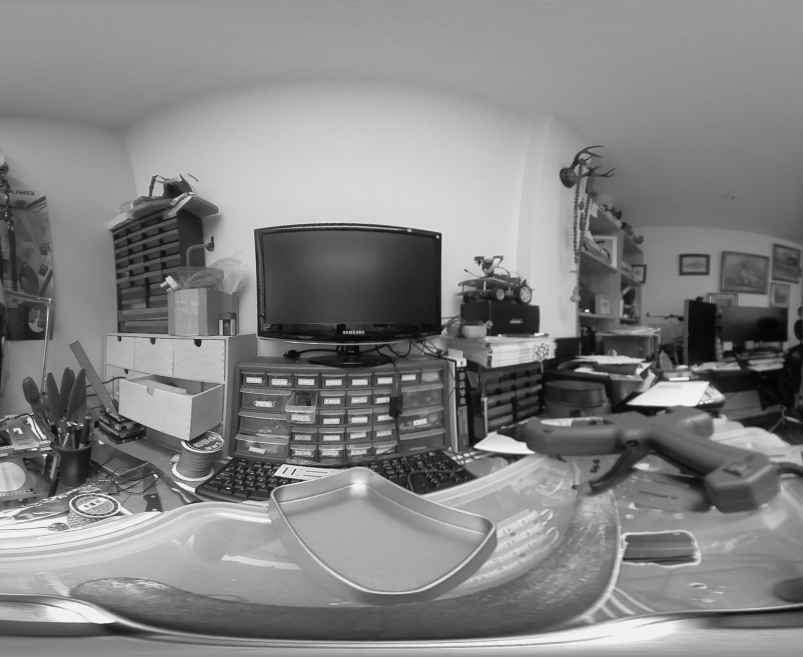
#> input picture pano/fr_180.png, 2408 x 1970 px, given in place of test.jpg, which was not available (shown at 1/3 size)
$ python convert2pano.py
#> lines starting #> are read from the running program, lines starting #| are printed output that depends on the picture; pictures that were not available may be replaced by others from this repository, and a replacement may not be noted
# covert circular image to rectangle
# image info: 1990*1990 center need to be set manuely
# since settled, everything will be fixed for the next time
# after initial, the config file will be generated, in formation of
# crop location
# matrix size
# pairs of x and y

import sys, getopt
import cv2
import numpy as np

_debug=2

"""
input:
1: source image size: it is from source image, which was hard code as 2200 pixels
2: output image size
3: field of view, unit in degree
4: camera facing vertically or horizontally.
"""
def buildMap(sz_src,sz_out,fov,qvert):
    if _debug>=1:
        print("Building map...")

    vfov=fov/180*np.pi

    """ serial version， for better understanding

    ********************* vertical position ************************
    for y in range(0,int(sz_out)):
        phi    = np.pi*(float(y)/float(sz_out-1)-0.5)
        cosPhi = np.cos(phi)
        spz    = np.sin(phi)

        for x in range(0,int(sz_out*2)):

            theta = np.pi*(float(x)/float(sz_out-1)-1)
            spx   =cosPhi*np.sin(theta);
            spy   =cosPhi*np.cos(theta);

            a_theta = np.arctan(spz/(spx+1e-20))
            a_phi   = np.arctan(np.sqrt(spx*spx+spz*spz)/(spy+1e-20))
            r=sz_src*a_phi/vfov

            if spy<0:
                r=sz_src*180/fov-abs(r)

            if spx<0:
                r=-r

            xS = int(0.5*sz_src+r*np.cos(a_theta))
            yS = int(0.5*sz_src+r*np.sin(a_theta))

            map_x.itemset((y,x),xS)
            map_y.itemset((y,x),yS)

    ********************* horizontal posiation *********************

    for y in range(0,int(sz_out)):
        phi    = np.pi*(float(y)/float(sz_out-1))
        sinPhi = np.sin(phi)

        for x in range(0,int(sz_out*2)):

            theta = np.pi*(float(x)/float(sz_out)-1)
            r=sz_src*phi/vfov

            xS = int(0.5*sz_src+r*np.cos(theta))
            yS = int(0.5*sz_src+r*np.sin(theta))

            map_x.itemset((y,x),xS)
            map_y.itemset((y,x),yS)

    """

    map_x = np.zeros((sz_out,sz_out*2),np.float32)
    map_y = np.zeros((sz_out,sz_out*2),np.float32)
    # vectorizion version
    if qvert:
        Phi       = np.pi*(np.arange(float(  sz_out))/float(sz_out-1)-0.5)
        Theta     = np.pi*(np.arange(float(2*sz_out))/float(sz_out-1)-1)
        CosPhi    = np.cos(Phi)

        Spx       = np.dot(CosPhi[:].reshape(sz_out,1),np.sin(Theta).reshape(1,2*sz_out))
        Spy       = np.dot(CosPhi[:].reshape(sz_out,1),np.cos(Theta).reshape(1,2*sz_out))
        Spz       = np.sin(Phi)

        R         = sz_src * np.arctan(np.sqrt(Spx*Spx+(Spz*Spz)[:].reshape(sz_out,1))/(Spy+1e-20))/vfov
        # Fixing arctan range
        halfOutSz = int(sz_out/2)
        aPhiMod   = np.append(np.append(np.ones(halfOutSz),np.zeros(sz_out-1)),np.ones(halfOutSz+1))*sz_src*180/fov
        R         = (R + aPhiMod) * np.append(np.ones(sz_out-1)*-1,np.ones(sz_out+1))   # fixed atan problem

        aTheta    = np.arctan(Spz[:].reshape(sz_out,1)/(Spx+1e-20))
        map_x     = 0.5*sz_src+(R*np.cos(aTheta)).astype('float32')
        map_y     = 0.5*sz_src+(R*np.sin(aTheta)).astype('float32')

    else:
        Phi       = np.pi*(np.arange(float(sz_out))/float(sz_out-1))
        Theta     = np.pi*(np.arange(float(2*sz_out))/float(sz_out-1)-1)
        R         = sz_src*Phi/vfov

        map_x     = 0.5*sz_src+(np.dot(R[:].reshape(sz_out,1),np.cos(Theta).reshape(1,2*sz_out))).astype('float32')
        map_y     = 0.5*sz_src+(np.dot(R[:].reshape(sz_out,1),np.sin(Theta).reshape(1,2*sz_out))).astype('float32')

    return map_x, map_y


def unwarp(img,xmap,ymap):
    rst=cv2.remap(img,xmap,ymap,cv2.INTER_LINEAR)
    return rst


def crop(img,left,top,sz):
    crop_img = img[top:top+sz, left:left+sz]
    return crop_img


def main():
    imgFile = 'test.jpg'

    if _debug>=1:
        print('Front file is: ', imgFile)

    img = cv2.imread(imgFile,cv2.IMREAD_COLOR)
#> img is the input picture: shape (1970, 2408, 3); min 0, max 255, mean 131.3

    sz_src   = 2200   # source image size in pixel after squaring
    sz_out   = 2200   # output pano image hight in pixel
    ml       = 241    # modified pixels from left
    mt       = 0      # modified pixels from top
    fov      = float(220)

    # square the image, better to get full circular image
    rows= img.shape
#> rows = (1970, 2408, 3)
    atop = 150        # modified pixels from top
    abottom = sz_src-atop-rows[0]
#> abottom = 80
    if _debug>=1:
        print("rows:%d" % (rows[0]))
#| rows:1970

    img = crop(img,ml,mt,sz_src)
#> in crop, `crop_img = img[top:top+sz, left:left+sz]`:
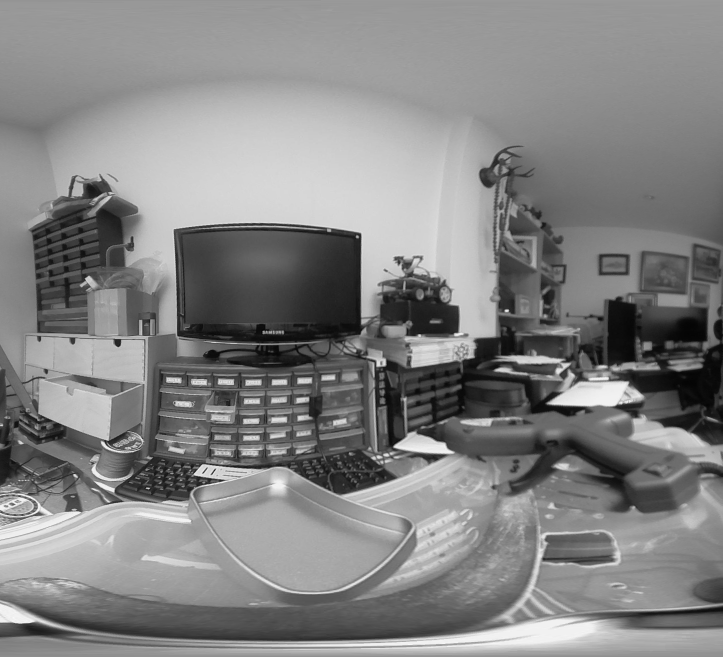
#> crop_img: shape (1970, 2167, 3) (shown at 1/3 size); min 0, max 255, mean 131.7
    M = np.float32([[1,0,0],[0,1,atop]])
    img = cv2.warpAffine(img,M,(2200,2200))
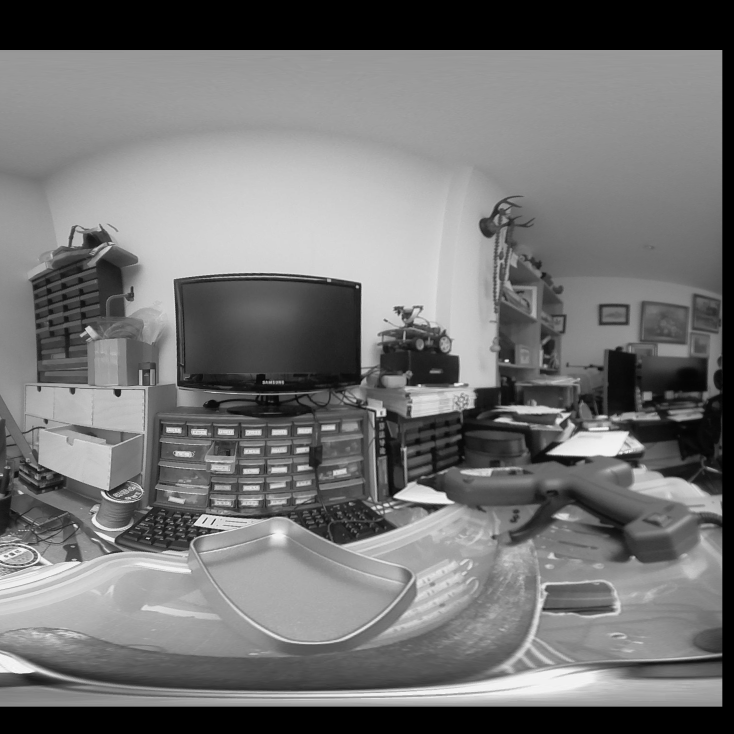
#> img: shape (2200, 2200, 3) (shown at 1/3 size); min 0, max 255, mean 116.2

    if _debug>=2:
        cv2.imwrite("resizecrpped.png",img)

    if _debug>=1:
        print("cropped image size: %d*%d pixels " % (sz_src,sz_src))

    # build map
    mapx,mapy = buildMap(sz_src,sz_out,fov,False)

    # apply map and output image
    img = unwarp(img,mapx,mapy)
#> in unwarp, `rst=cv2.remap(img,xmap,ymap,cv2.INTER_LINEAR)`:
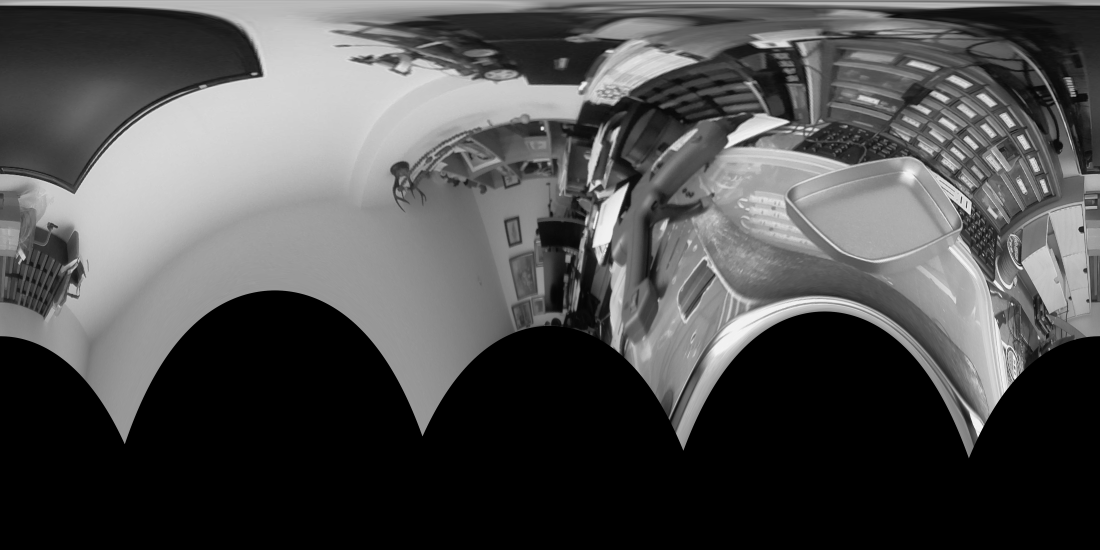
#> rst: shape (2200, 4400, 3) (shown at 1/4 size); min 0, max 255, mean 79.4
    cv2.imwrite("convertpanotest.png",img)


if __name__ == "__main__":
   main()

$ run again, on pano/fr_pano.png
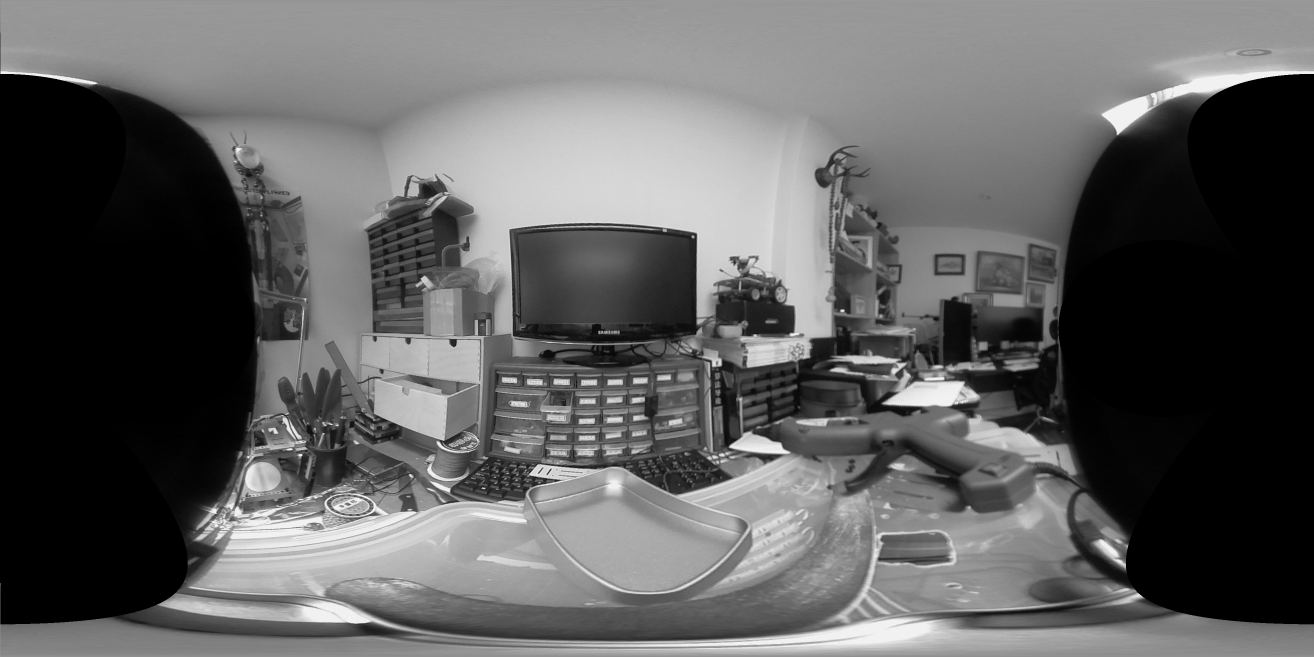
#> input picture pano/fr_pano.png, 3940 x 1970 px, given in place of test.jpg, which was not available (shown at 1/3 size)
#> in main, img is the input picture: shape (1970, 3940, 3); min 0, max 255, mean 96
#| rows:1970
#> in main, `img = cv2.warpAffine(img,M,(2200,2200))`:
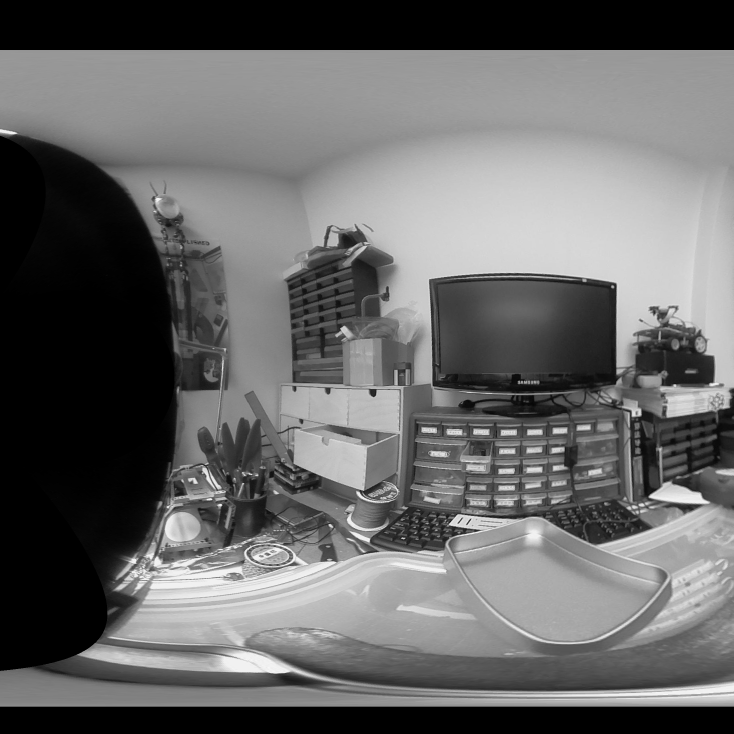
#> img: shape (2200, 2200, 3) (shown at 1/3 size); min 0, max 255, mean 103.1
#> in unwarp, `rst=cv2.remap(img,xmap,ymap,cv2.INTER_LINEAR)`:
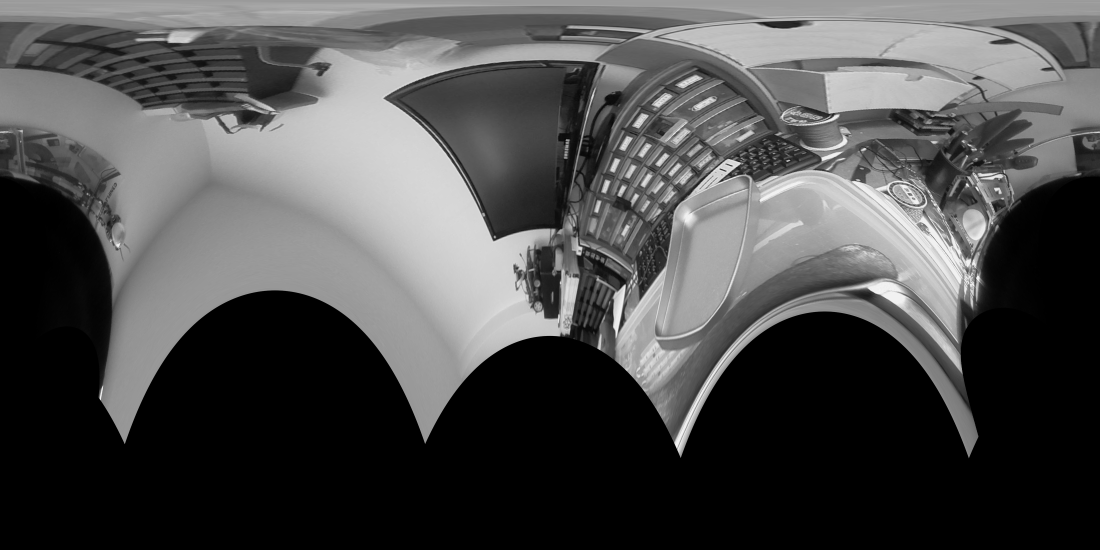
#> rst: shape (2200, 4400, 3) (shown at 1/4 size); min 0, max 255, mean 76.7
